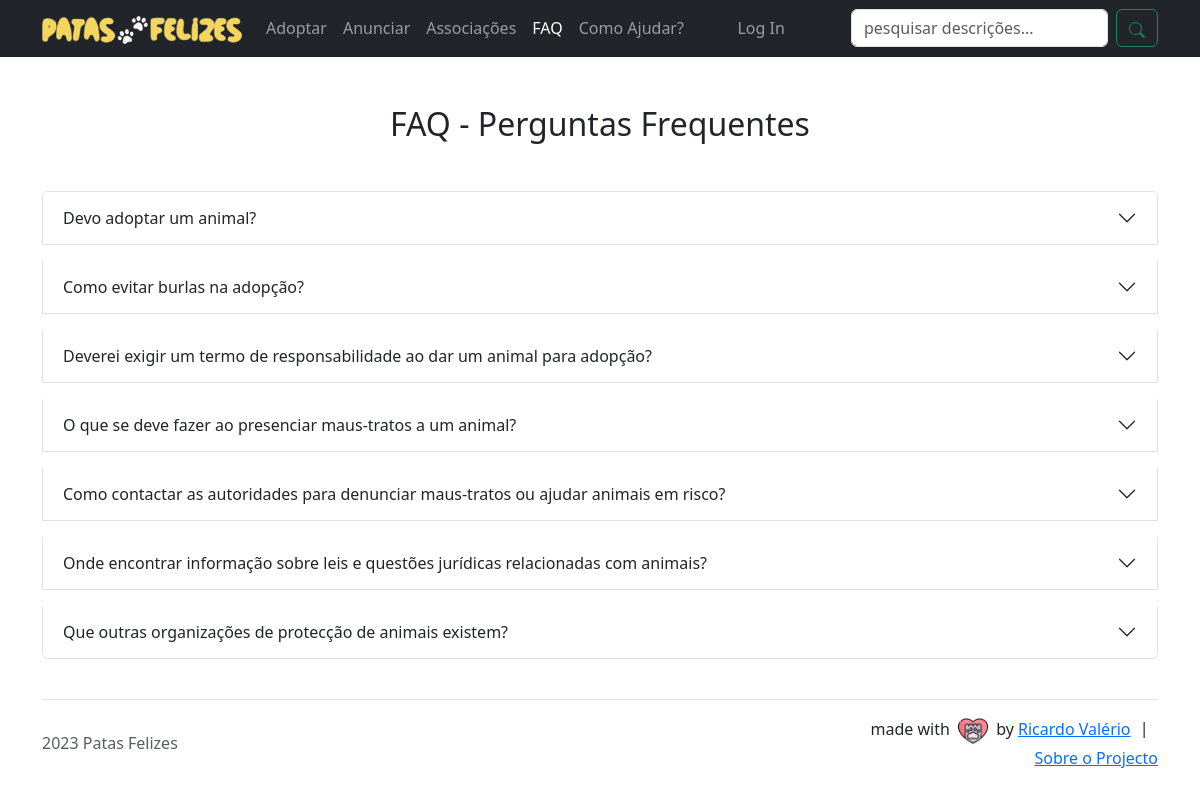
Page /faq on the committed database.
### animais_para_adocao/models.py (models this page shows, shortened)
class Faq(models.Model):
	pergunta = models.CharField(max_length=300)
	resposta = models.TextField()
	class Meta:
		verbose_name_plural = "Faq"

### animais_para_adocao/views.py (the view)
# urls.py: path("faq", views.faq, name="faq"),
def faq(request):
    faqs = Faq.objects.all()
    context = {'faqs': faqs}
    return render(request, "animais_para_adocao/faq.html", context)

### animais_para_adocao/templates/animais_para_adocao/faq.html (shortened to what this page needs)
{% extends "animais_para_adocao/base.html" %}
{% load static %}
{% block content %}
<div class="container">
	<h2 class="my-5 text-center">FAQ - Perguntas Frequentes</h2>
	<div class="accordion" id="accordionExample">
	  {% for faq in faqs %}
		  <div class="accordion-item mb-3">
		    <h2 class="accordion-header">
		      <button class="accordion-button collapsed" type="button" data-bs-toggle="collapse" data-bs-target="#{{faq.id}}" aria-expanded="false" aria-controls="{{faq.id}}">
		        {{ faq.pergunta }}
		      </button>
		    </h2>
		  </div>
     {% endfor %}
	</div>
</div>
{% endblock content %}

### rows in the picture
Faq: pergunta "Devo adoptar um animal?"
Faq: pergunta "Como evitar burlas na adopção?"
Faq: pergunta "Deverei exigir um termo de responsabilidade ao dar um animal para adopção?"
Faq: pergunta "O que se deve fazer ao presenciar maus-tratos a um animal?"
Faq: pergunta "Como contactar as autoridades para denunciar maus-tratos ou ajudar animais em risco?"
Faq: pergunta "Onde encontrar informação sobre leis e questões jurídicas relacionadas com animais?"
Faq: pergunta "Que outras organizações de protecção de animais existem?"
